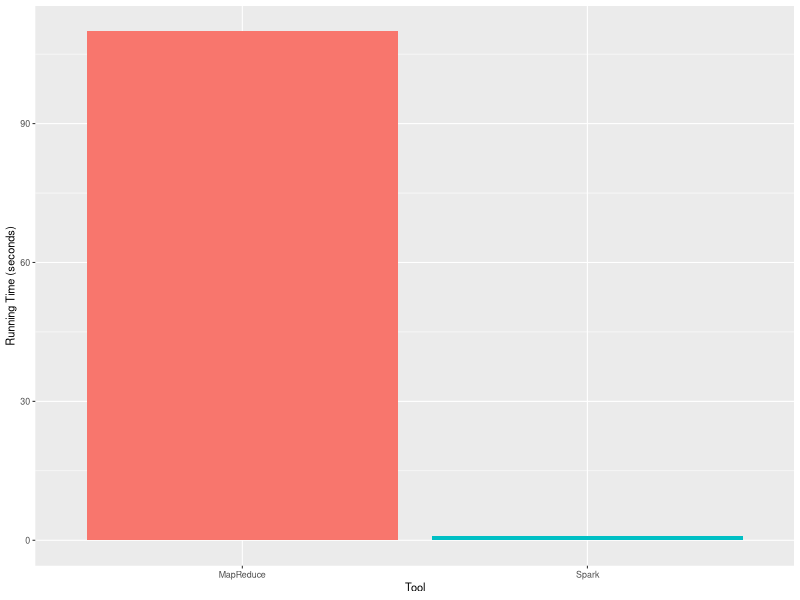
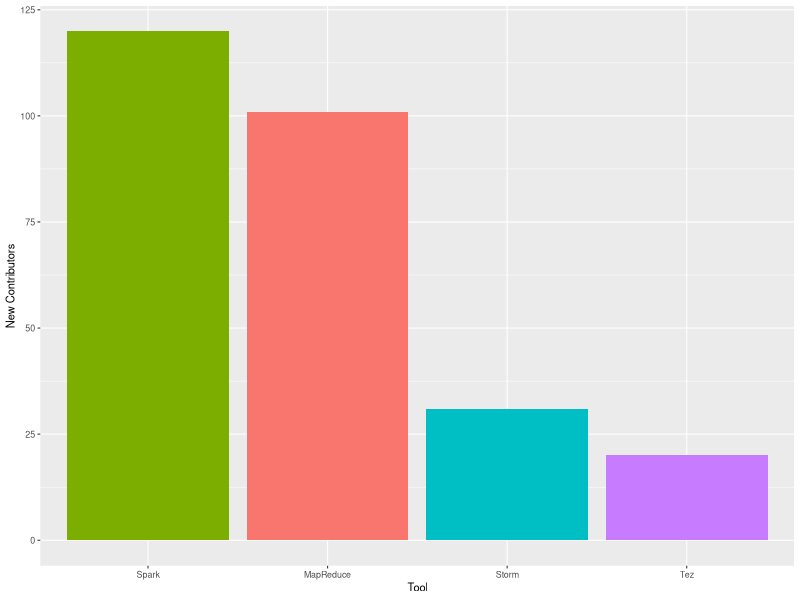
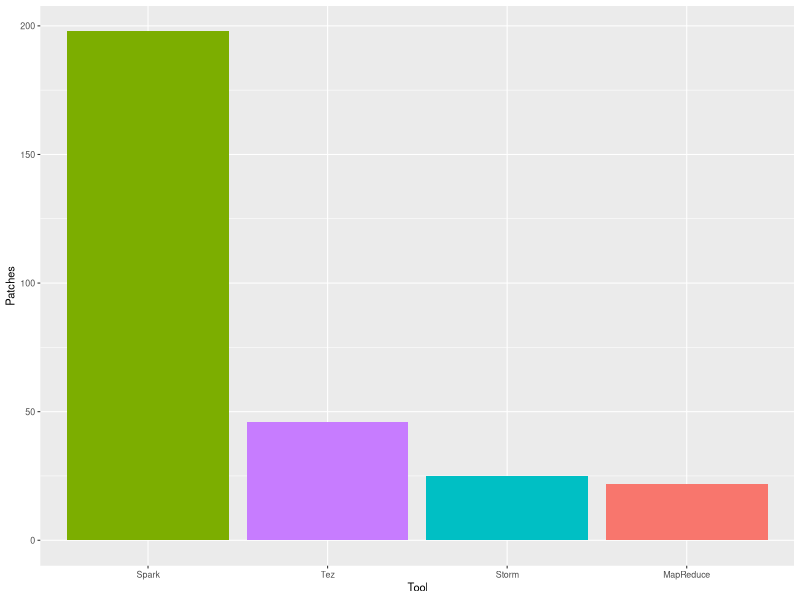
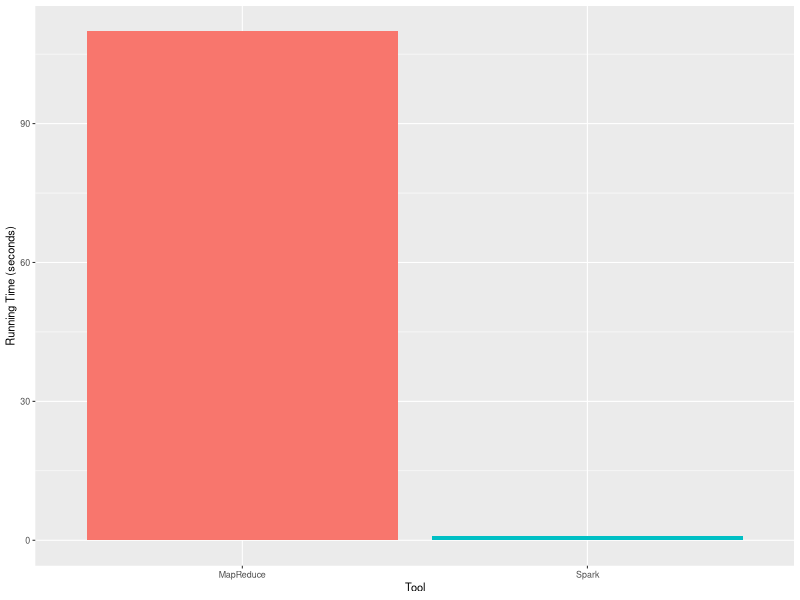
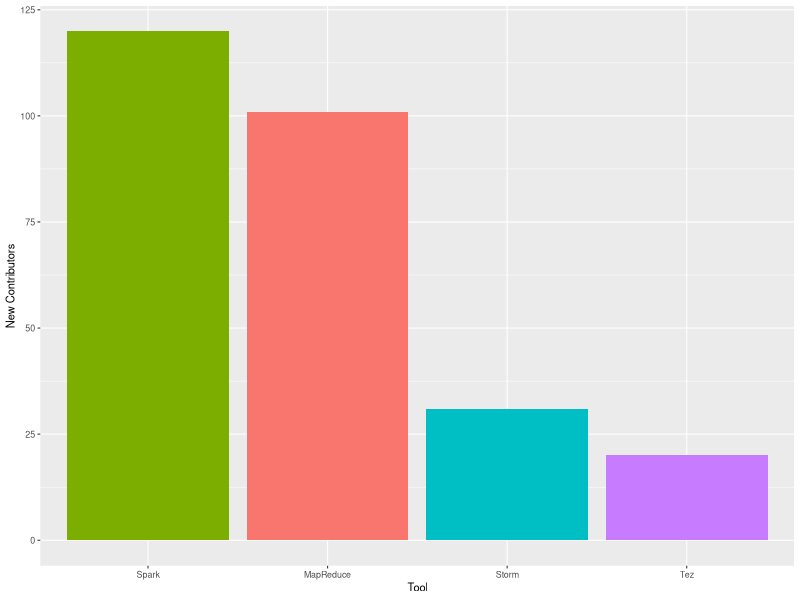
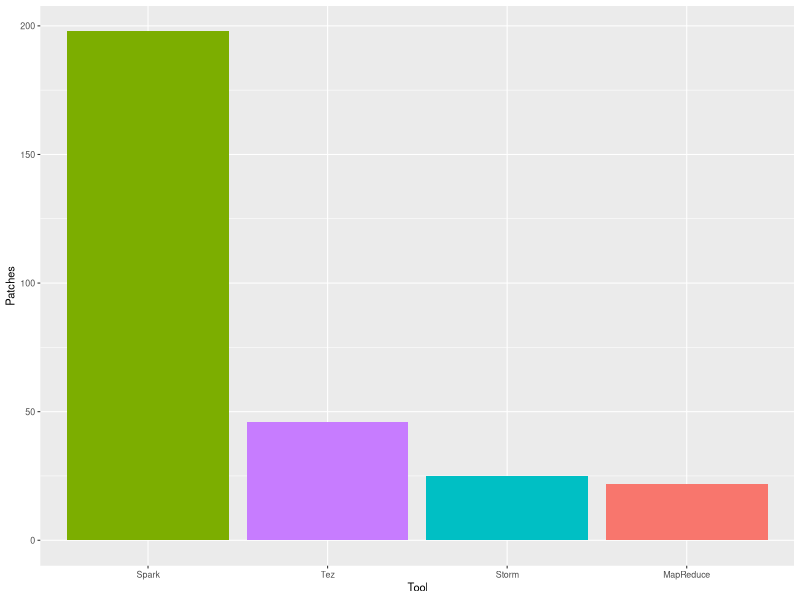

Reproduce these figures in R, in order.
## ---- chunk 1
knitr::opts_chunk$set(echo = TRUE)
## ---- chunk 2
library(tidyverse)
## ---- chunk 3

# Just some charts for my big data slides.

base_size = 8
iwidth = 3
iheight = 1.75

theme_set(theme_gray(base_size = base_size))

df = data.frame(Tool=c("MapReduce", "Spark"), RunningTime= c(110.0, 0.9))
ggplot(df, aes(Tool, RunningTime)) + geom_bar(stat="identity", aes(fill=Tool)) + 
  ylab("Running Time (seconds)") +
  theme(legend.position = "none")
ggsave(file="spark_time.pdf", width=iwidth, height=iheight)


df = data.frame(Tool=c("Spark", "MapReduce", "Storm", "Tez"), Contribs= c(120, 101, 31, 20))
ggplot(df, aes(x=reorder(Tool, -Contribs), y=Contribs)) + geom_bar(stat="identity", aes(fill=Tool)) + 
  ylab("New Contributors") +
  xlab("Tool") +
  theme(legend.position = "none")
ggsave(file="spark_contrib.pdf", width=4.5, height=2)

df = data.frame(Tool=c("Spark", "MapReduce", "Tez", "Storm"), Patches= c(198, 22, 46, 25))
ggplot(df, aes(x=reorder(Tool, -Patches), y=Patches)) + geom_bar(stat="identity", aes(fill=Tool)) + 
  ylab("Patches") +
  xlab("Tool") +
  theme(legend.position = "none")
ggsave(file="spark_patches.pdf", width=4.5, height=2)

